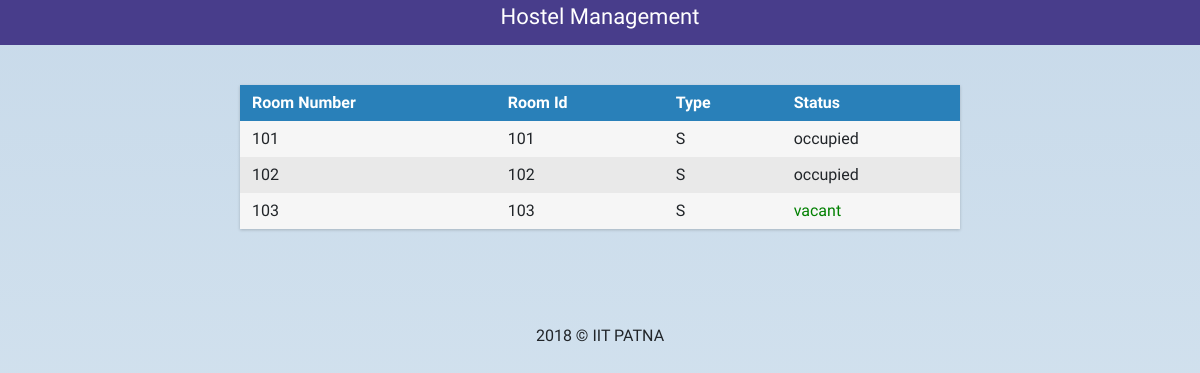
Page /hostels/A/ on the earlier database version.
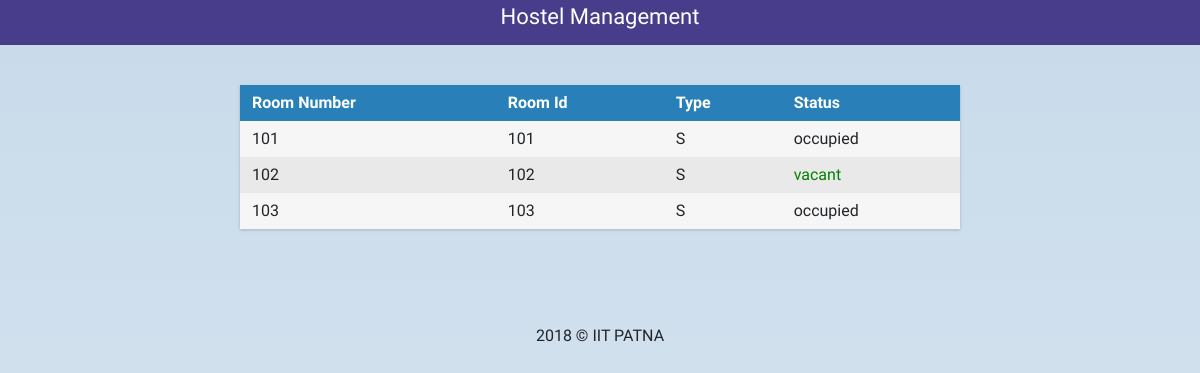
Same page on the later database version.
### selection/models.py (models this page shows, shortened)
class Room(models.Model):
    room_choice = [('S', 'Single Occupancy'), ('D', 'Double Occupancy'), ('P', 'Reserved for Research Scholars'),('B', 'Both Single and Double Occupancy')]
    no = models.CharField(max_length=5)
    name = models.CharField(max_length=10)
    room_type = models.CharField(choices=room_choice, max_length=1, default=None)
    vacant = models.BooleanField(default=False)
    hostel = models.ForeignKey('Hostel', on_delete=models.CASCADE)
    repair = models.CharField(max_length=100, blank=True)

### selection/views.py (the view)
# urls.py: path('hostels/<slug:hostel_name>/', views.hostel_detail_view, name='hostel'),
def hostel_detail_view(request, hostel_name):
    try:
        this_hostel = Hostel.objects.get(name=hostel_name)
    except Hostel.DoesNotExist:
        raise Http404("Invalid Hostel Name")
    context = {
        'hostel': this_hostel,
        'rooms': Room.objects.filter(
            hostel=this_hostel).order_by('name')}
    return render(request, 'hostels.html', context)

### selection/templates/hostels.html
{% extends 'base.html' %}
{% block content %}
    <div class="wrapper">
        <div class="table">
            <div class="row header">
                <div class="cell">
                    Room Number
                </div>
                <div class="cell">
                    Room Id
                </div>
                <div class="cell">
                    Type
                </div>
                <div class="cell">
                    Status
                </div>
            </div>
            {% for room in rooms %}
                <div class="row">
                    <div class="cell" data-title="Number">
                        {{ room.no }}
                    </div>
                    <div class="cell" data-title="Name">
                        {{ room.name }}
                    </div>
                    <div class="cell" data-title="Type">
                        {{ room.room_type }}
                    </div>
                    <div class="cell" style="{% if room.vacant %} color: green {% endif %}" data-title="Status">
                        {% if room.vacant %} vacant {% else %} occupied {% endif %}
                    </div>
                </div>
            {% endfor %}
        </div>
    </div>
{% endblock content %}

Differences in the rows shown:
changed Room (number 2 of 3 on the later page): vacant "occupied" → "vacant"
changed Room (number 3 of 3 on the later page): vacant "vacant" → "occupied"
